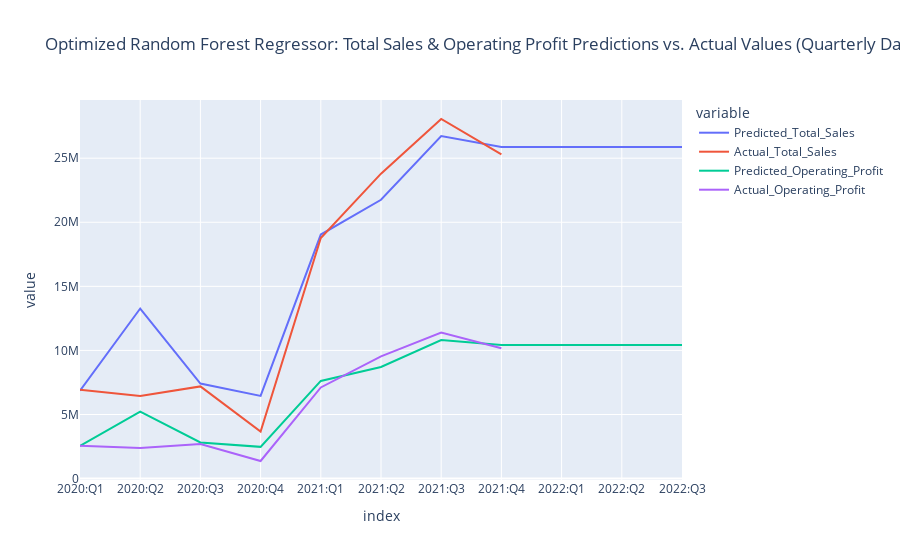

The code cell stored with this chart in its notebook:
### Code cell
#Plot the predictions vs. the actual values
px.line(opt_rfr_df, x=opt_rfr_df.index, y=['Predicted_Total_Sales', 'Actual_Total_Sales', 'Predicted_Operating_Profit', 'Actual_Operating_Profit'], 
        title='Optimized Random Forest Regressor: Total Sales & Operating Profit Predictions vs. Actual Values (Quarterly Data)')

### Figure 1 — Plotly figure (JSON) as saved in the notebook; plotly's stock layout.template omitted (floating-point values rounded to 4 significant figures)
{"data": [{"hovertemplate": "variable=Predicted_Total_Sales<br>index=%{x}<br>value=%{y}<extra></extra>", "legendgroup": "Predicted_Total_Sales", "line": {"color": "#636efa", "dash": "solid"}, "marker": {"symbol": "circle"}, "mode": "lines", "name": "Predicted_Total_Sales", "orientation": "v", "showlegend": true, "type": "scatter", "x": ["2020:Q1", "2020:Q2", "2020:Q3", "2020:Q4", "2021:Q1", "2021:Q2", "2021:Q3", "2021:Q4", "2022:Q1", "2022:Q2", "2022:Q3"], "xaxis": "x", "y": [6852000.0, 13270000.0, 7414000.0, 6451000.0, 19040000.0, 21750000.0, 26730000.0, 25870000.0, 25870000.0, 25870000.0, 25870000.0], "yaxis": "y"}, {"hovertemplate": "variable=Actual_Total_Sales<br>index=%{x}<br>value=%{y}<extra></extra>", "legendgroup": "Actual_Total_Sales", "line": {"color": "#EF553B", "dash": "solid"}, "marker": {"symbol": "circle"}, "mode": "lines", "name": "Actual_Total_Sales", "orientation": "v", "showlegend": true, "type": "scatter", "x": ["2020:Q1", "2020:Q2", "2020:Q3", "2020:Q4", "2021:Q1", "2021:Q2", "2021:Q3", "2021:Q4", "2022:Q1", "2022:Q2", "2022:Q3"], "xaxis": "x", "y": [6927761, 6442039, 7191704, 3675821, 18770496, 23794248, 28057525, 25301709, null, null, null], "yaxis": "y"}, {"hovertemplate": "variable=Predicted_Operating_Profit<br>index=%{x}<br>value=%{y}<extra></extra>", "legendgroup": "Predicted_Operating_Profit", "line": {"color": "#00cc96", "dash": "solid"}, "marker": {"symbol": "circle"}, "mode": "lines", "name": "Predicted_Operating_Profit", "orientation": "v", "showlegend": true, "type": "scatter", "x": ["2020:Q1", "2020:Q2", "2020:Q3", "2020:Q4", "2021:Q1", "2021:Q2", "2021:Q3", "2021:Q4", "2022:Q1", "2022:Q2", "2022:Q3"], "xaxis": "x", "y": [2555000.0, 5220000.0, 2818000.0, 2475000.0, 7621000.0, 8710000.0, 10810000.0, 10420000.0, 10420000.0, 10420000.0, 10420000.0], "yaxis": "y"}, {"hovertemplate": "variable=Actual_Operating_Profit<br>index=%{x}<br>value=%{y}<extra></extra>", "legendgroup": "Actual_Operating_Profit", "line": {"color": "#ab63fa", "dash": "solid"}, "marker": {"symbol": "circle"}, "mode": "lines", "name": "Actual_Operating_Profit", "orientation": "v", "showlegend": true, "type": "scatter", "x": ["2020:Q1", "2020:Q2", "2020:Q3", "2020:Q4", "2021:Q1", "2021:Q2", "2021:Q3", "2021:Q4", "2022:Q1", "2022:Q2", "2022:Q3"], "xaxis": "x", "y": [2560000.0, 2383000.0, 2700000.0, 1372000.0, 7114000.0, 9531000.0, 11400000.0, 10170000.0, null, null, null], "yaxis": "y"}], "layout": {"legend": {"title": {"text": "variable"}, "tracegroupgap": 0}, "title": {"text": "Optimized Random Forest Regressor: Total Sales & Operating Profit Predictions vs. Actual Values (Quarterly Data)"}, "xaxis": {"anchor": "y", "domain": [0, 1], "title": {"text": "index"}}, "yaxis": {"anchor": "x", "domain": [0, 1], "title": {"text": "value"}}}}
